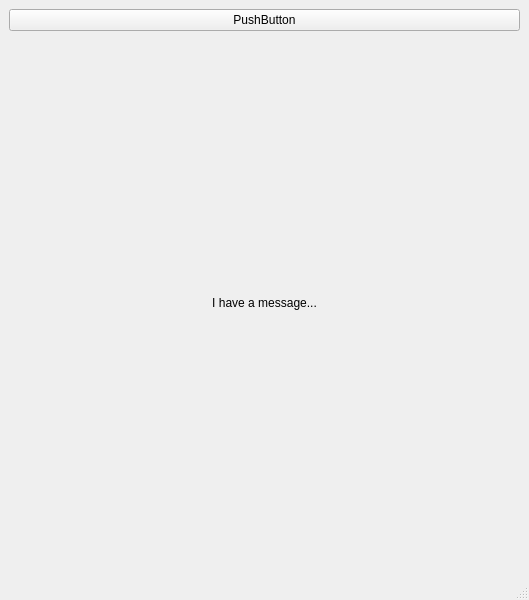
<?xml version="1.0" encoding="UTF-8"?>
<ui version="4.0">
 <class>MainWindow</class>
 <widget class="QMainWindow" name="MainWindow">
  <property name="geometry">
   <rect>
    <x>0</x>
    <y>0</y>
    <width>529</width>
    <height>600</height>
   </rect>
  </property>
  <property name="windowTitle">
   <string>MainWindow</string>
  </property>
  <widget class="QWidget" name="centralwidget">
   <layout class="QVBoxLayout" name="verticalLayout">
    <item>
     <widget class="QPushButton" name="pushButton">
      <property name="text">
       <string>PushButton</string>
      </property>
     </widget>
    </item>
    <item>
     <widget class="QLabel" name="labelMessage">
      <property name="font">
       <font>
        <kerning>true</kerning>
       </font>
      </property>
      <property name="text">
       <string>I have a message...</string>
      </property>
      <property name="alignment">
       <set>Qt::AlignCenter</set>
      </property>
     </widget>
    </item>
   </layout>
  </widget>
  <widget class="QMenuBar" name="menubar">
   <property name="geometry">
    <rect>
     <x>0</x>
     <y>0</y>
     <width>529</width>
     <height>22</height>
    </rect>
   </property>
  </widget>
  <widget class="QStatusBar" name="statusbar"/>
 </widget>
 <resources/>
 <connections/>
</ui>
